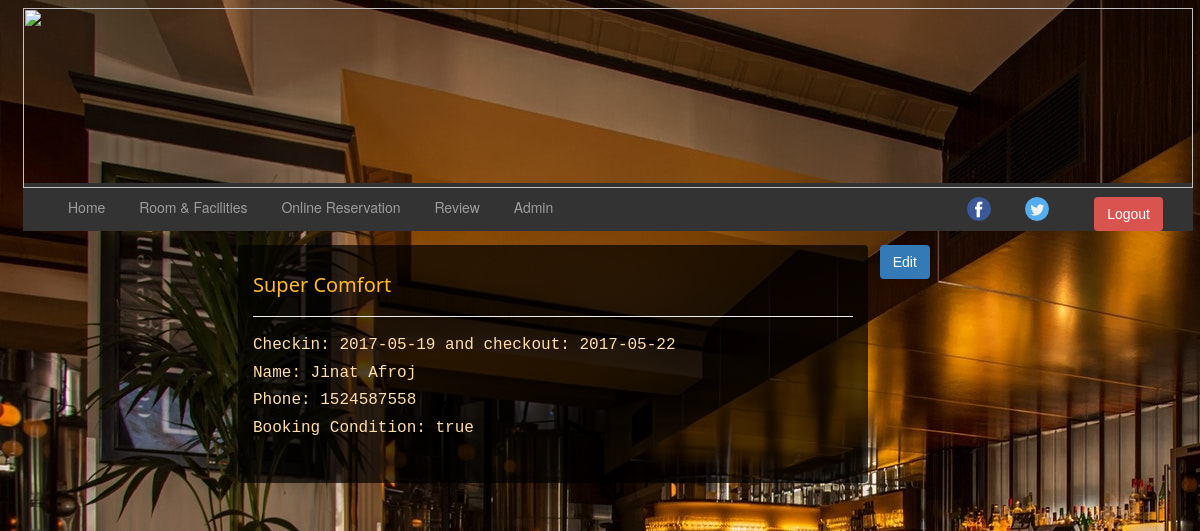
/show_all_room.php, run on an earlier commit of the app's database.
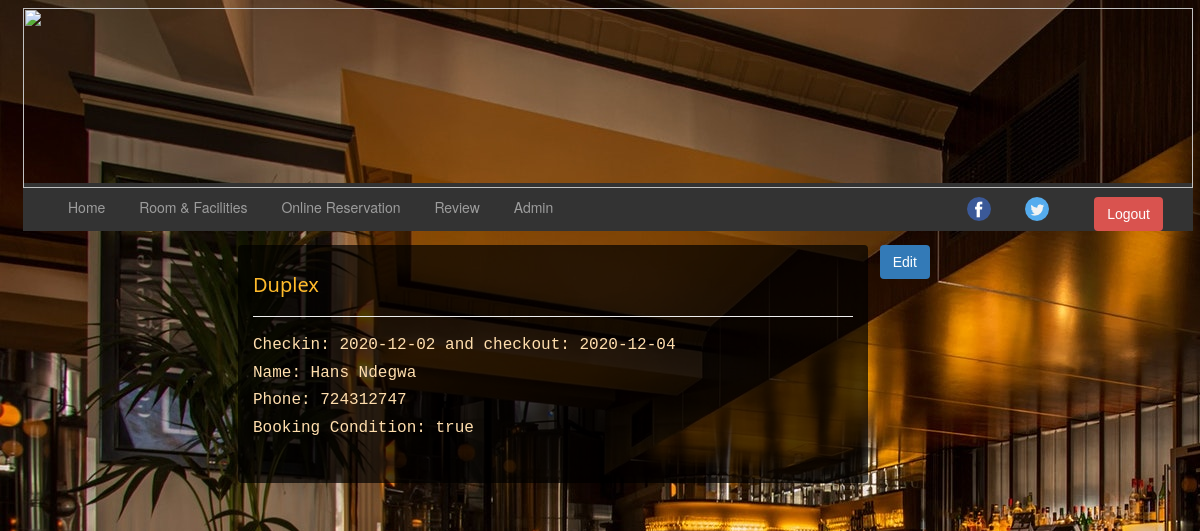
And on a later commit of the database.
### tables this page shows
CREATE TABLE IF NOT EXISTS `rooms` (
  `room_id` int NOT NULL AUTO_INCREMENT,
  `room_cat` text NOT NULL,
  `checkin` date NOT NULL,
  `checkout` date NOT NULL,
  `name` text NOT NULL,
  `phone` int NOT NULL,
  `book` text NOT NULL,
  PRIMARY KEY (`room_id`)
);

### admin/include/class.user.php (called while the page is built, shortened)
<?php
        class user
        {
            public function __construct()
            {
                $this->db=new mysqli(DB_SERVER,DB_USERNAME,DB_PASSWORD,'hotel');
            }
        }
?>

### show_all_room.php (the view, shortened to what this page needs)
<?php
include_once 'admin/include/class.user.php';
$user=new User();
?>
<!DOCTYPE html>
<html lang="en">
<head>
    <link rel="stylesheet" href="showroom.css" type="text/css">
</head>
<body>
    <div class="container">
       <img class="img-responsive" src="images/banner.jpg" style="width:100%; height:180px;">
        <nav class="navbar navbar-inverse">
            <div class="container-fluid">
                <ul class="nav navbar-nav">
                    <li><a href="index.php">Home</a></li>
                    <li><a href="room.php">Room &amp; Facilities</a></li>
                    <li><a href="reservation.php">Online Reservation</a></li>
                    <li><a href="review.php">Review</a></li>
                    <li><a href="admin.php">Admin</a></li>
                </ul>
                <ul class="nav navbar-nav navbar-right">
                    <li>
                        <a href="admin.php?q=logout">
                            <button type="button" class="btn btn-danger">Logout</button>
                        </a>
                    </li>
                </ul>
                <ul class="nav navbar-nav navbar-right">
                    <li><a href="http://www.facebook.com"><img src="images/facebook.png"></a></li>
                    <li><a href="http://www.twitter.com"><img src="images/twitter.png"></a></li>
                </ul>
            </div>
        </nav>
        <?php
        $sql="SELECT * FROM rooms WHERE book='true'";
        $result = mysqli_query($user->db, $sql);
        if($result)
        {
            if(mysqli_num_rows($result) > 0)
            {
                while($row = mysqli_fetch_array($result))
                {
                    echo "
                            <div class='row'>
                            <div class='col-md-2'></div>
                            <div class='col-md-6 well'>
                                <h4>".$row['room_cat']."</h4><hr>
                                <h6>Checkin: ".$row['checkin']." and checkout: ".$row['checkout']."</h6>
                                <h6>Name: ".$row['name']."</h6>
                                <h6>Phone: ".$row['phone']."</h6>
                                <h6>Booking Condition: ".$row['book']."</h6>
                            </div>
                            &nbsp;&nbsp;
                            <a href='edit_all_room.php?id=".$row['room_id']."'><button class='btn btn-primary button'>Edit</button></a>
                            </div>
                         ";
                }
            }
            else
            {
                echo "NO Data Exist";
            }
        }
        else
        {
            echo "Cannot connect to server".$result;
        }
        ?>
    </div>
</body>
</html>

### showroom.css (style rules this page uses)
.well { background: rgba(0, 0, 0, 0.7); border: none; height: 200px; min-height: 20px; padding: 19px; margin-bottom: 20px; border-radius: 4px; box-shadow: inset 0 1px 1px rgba(0, 0, 0, .05); }
body { background-image: url('images/home.jpg'); background-repeat: no-repeat; background-attachment: fixed; font-family: "Helvetica Neue", Helvetica, Arial, sans-serif; font-size: 14px; line-height: 1.42857143; color: #333; }
img { margin-bottom: -5px; }
.img-responsive { display: block; max-width: 100%; height: auto; }
.container { width: 1170px; padding-right: 15px; padding-left: 15px; margin-right: auto; margin-left: auto; }
.container-fluid { padding-right: 15px; padding-left: 15px; margin-right: auto; margin-left: auto; background-color: #333; }
.container::before { display: table; content: " "; }
.row::before { clear: both; display: table; content: " "; }
.row::after { clear: both; display: table; content: " "; }
.navbar-inverse .navbar-nav>li>a { color: #9d9d9d; display: inline; }
.nav { display: inline-block; list-style: none; padding: 0 15px; }
.navbar-nav>li>a { padding-top: 10px; padding-bottom: 10px; line-height: 20px; }
.navbar-nav>li>a { padding-top: 15px; padding-bottom: 15px; }
a { color: #337ab7; text-decoration: none; background-color: transparent; }
li { display: inline; }
.nav>li>a { position: relative; display: block; padding: 10px 15px; padding-top: 10px; padding-bottom: 10px; }
.navbar-right { float: right; margin-right: -15px; }
.row { margin-right: -15px; margin-left: -15px; }
.col-md-2 { width: 16.66666667%; float: left; position: relative; min-height: 1px; padding-right: 15px; padding-left: 15px; }
.col-md-6 { width: 50%; float: left; position: relative; min-height: 1px; padding-right: 15px; padding-left: 15px; }
h4 { color: #ffbb2b; font-weight: 400; margin: 10px 0; font-size: 20px; font-family: "Segoe UI", Arial, sans-serif; line-height: 1.1; }
hr { border: 0; border-top: 1px solid #eee; margin: 20px 0; box-sizing: content-box; height: 0; overflow: visible; }
h6 { color: navajowhite; font-family: monospace; font-weight: 400; margin: 10px 0; font-size: 16px; line-height: 1.1; }
.btn-danger { color: #fff; background-color: #d9534f; border-color: #d43f3a; }
.btn-primary { color: #fff; background-color: #337ab7; border-color: #2e6da4; }
.btn { display: inline-block; padding: 6px 12px; margin-bottom: 0; font-size: 14px; font-weight: 400; line-height: 1.42857143; text-align: center; white-space: nowrap; vertical-align: middle; touch-action: manipulation; cursor: pointer; border: 1px solid transparent; border-radius: 4px; }

What changed in the data, as far as the page shows it:
removed rooms: room_cat "Super Comfort", checkin "2017-05-19", checkout "2017-05-22", name "Jinat Afroj", phone "1524587558", book "true"
added rooms: room_cat "Duplex", checkin "2020-12-02", checkout "2020-12-04", name "Hans Ndegwa", phone "724312747", book "true"
